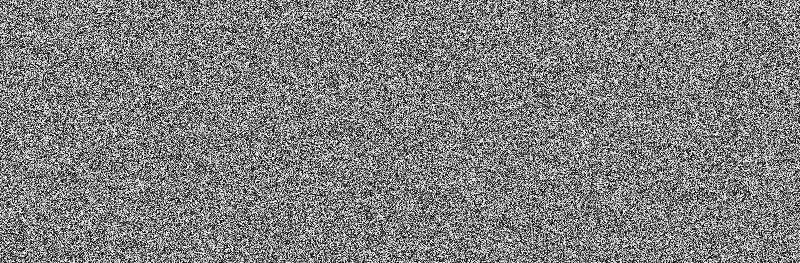
#> input picture DIP/exp6/Images/Fig1130(a)(uniform_noise).tif, 800 x 263 px
$ jupyter execute exp6.ipynb   (shell and % lines are left out)
#> lines starting #> are read from the running program, lines starting #| are printed output that depends on the picture; long printed decimals are rounded
[cell 1]
import cv2
import numpy as np
import matplotlib.pyplot as plt
import math
import seaborn as sns
import os
sns.set_style("white") # seaborn 有五个主题可以设置 white是其中的一个

[cell 2]
img_path = 'Images/Fig1130(a)(uniform_noise).tif'
img = cv2.imread(img_path)
#> img is the input picture: shape (263, 800, 3); min 0, max 255, mean 127.5
img = cv2.cvtColor(img,cv2.COLOR_BGR2GRAY)
#> img: shape (263, 800)
# img = image/np.max(image) 看情况要不要归一化
plt.imshow(img,cmap = 'gray')

# 其实可以根据李沐书里那些，直接把display的部分封装一下

[cell 3]
def get_Q(img):
    Q = np.zeros([256,256])
    m,n = img.shape
#> m = 263; n = 800
    for i in range(m):
        for j in range(n):
            if j == n-1:
                continue
            left = img[i,j]
            right = img[i,j+1]
            Q[left,right] += 1
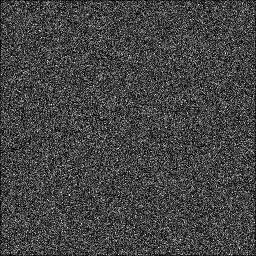
#> Q: shape (256, 256) float64; min 0, max 12, mean 3.21; drawn with min black and max white
    return Q

[cell 4]
Q1 = get_Q(img)
plt.imshow(Q1,cmap = 'gray')

[cell 5]
# 直接遍历这个文件夹下的所有文件
path = 'Images/'
fnames = os.listdir('./Images')
plt.figure(figsize = (12,12))
Qs = []

for i,fname in enumerate(fnames):
    size = len(fnames)
    fpath = path+fname
    img = cv2.imread(fpath)
    img = cv2.cvtColor(img,cv2.COLOR_BGR2GRAY)
    plt.subplot(1,size,i+1)
    Q = get_Q(img)
    Qs.append(Q)
    X = np.where(Q>=15,255,Q/255)
    plt.imshow(X,cmap = 'gray')
    plt.title(fpath)
#> pass 2 of the loop `for i,fname in enumerate(fnames):`:
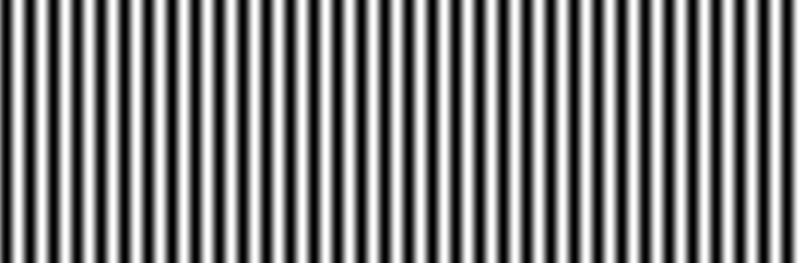
#> input picture DIP/exp6/Images/Fig1130(b)(sinusoidal).tif, 800 x 263 px
#> img is the input picture: shape (263, 800, 3); min 0, max 255, mean 127
#> after the loop in get_Q (call 3), `for i in range(m):`:
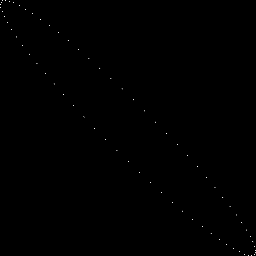
#> Q: shape (256, 256) float64; min 0, max 3156, mean 3.2; drawn with min black and max white
#> X: shape (256, 256) float64; 0.15% white in thin lines or dots
#> pass 3 of the loop `for i,fname in enumerate(fnames):`:
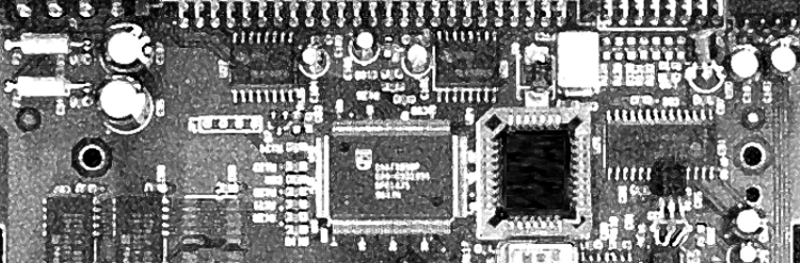
#> input picture DIP/exp6/Images/Fig1130(c)(cktboard_section).tif, 800 x 263 px
#> img is the input picture: shape (263, 800, 3); min 0, max 255, mean 123.7
#> after the loop in get_Q (call 4), `for i in range(m):`:
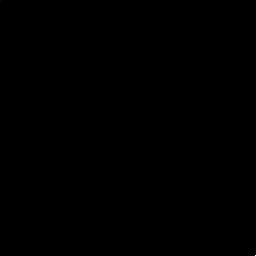
#> Q: shape (256, 256) float64; min 0, max 12386, mean 3.2; drawn with min black and max white
#> `X = np.where(Q>=15,255,Q/255)`:
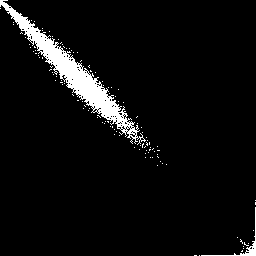
#> X: shape (256, 256) float64; min 0, max 255, mean 13.2
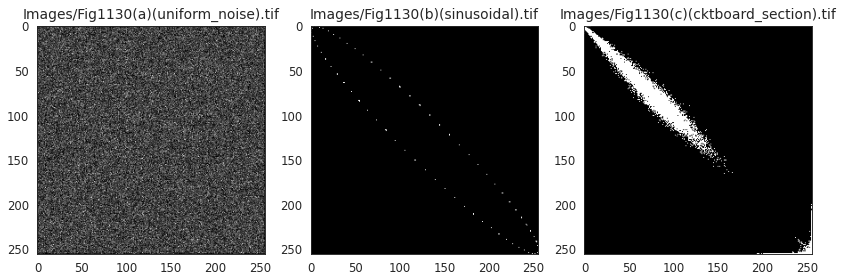
#> figure drawn by matplotlib, 3 panels

[cell 6]
Q3= Qs[2]
X = np.where(Q3>=15,255,Q3/255)
plt.imshow(X,cmap = 'gray')

[cell 7]
def get_msz(Q):
    m,n = Q.shape
#> m = 256; n = 256
    Q21 = Q/np.sum(Q)
    p_max= np.max(Q21)
#> p_max = 5.71e-05
    rel = 0
    cont = 0
    unif = 0
    homo = 0
    s = 0

    mr = 0
    mc = 0
    for i in range(m):
        for j in range(n):
            mr += i*Q21[i,j]
            mc += j*Q21[i,j]
#> after the loop, mc = 127.5; mr = 127.5
    sigmar = 0
    sigmac = 0
    for i in range(m):
        for j in range(n):
            sigmar += (i-mr)**2*Q21[i,j]
            sigmac += (j-mc)**2*Q21[i,j]
#> after the loop, sigmac = 5416.2; sigmar = 5417
    sigmar = sigmar ** 0.5
#> sigmar = 73.6
    sigmac = sigmac ** 0.5
#> sigmac = 73.59

    for i in range(m):
        for j in range(n):
            rel += (i-mr)*(j-mc)*Q21[i,j]/(sigmar*sigmac)
            cont += (i-j)**2*Q21[i,j]
            unif += Q21[i,j]**2
            homo += Q21[i,j]/(1+np.abs(i-j))
            if Q21[i,j] != 0:
                s  += Q21[i,j] * np.log2(Q21[i,j])
#> after the loop, cont = 10838.3; homo = 0.0366; rel = -0.000473; s = -15.75; unif = 2.01e-05

    msz = [p_max,rel,cont,unif,homo,-s]
#> msz = [5.71e-05, -0.000473, 10838.3, 2.01e-05, 0.0366, 15.75]
    return msz

[cell 8]
msz1 = get_msz(Qs[0])
#> msz1 has the same summary as msz in get_msz
print(msz1)
#| [5.710560253548875e-05, -0.0004732, 10838.312, 2.009384179595245e-05, 0.03661, 15.752]
msz2  = get_msz(Qs[2])
#> in get_msz (call 2), `Q21 = Q/np.sum(Q)`:
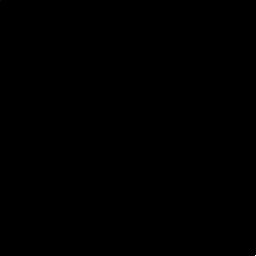
#> Q21: shape (256, 256) float64; min 0, max 0.0589, mean 1.53e-05; drawn with min black and max white
#> in get_msz (call 2), `p_max= np.max(Q21)`: p_max = 0.0589
#> after the loop in get_msz (call 2), `for i in range(m):`: mc = 123.8; mr = 123.7
#> after the loop in get_msz (call 2), `for i in range(m):`: sigmac = 5454.1; sigmar = 5452.9
#> in get_msz (call 2), `sigmar = sigmar ** 0.5`: sigmar = 73.84
#> in get_msz (call 2), `sigmac = sigmac ** 0.5`: sigmac = 73.85
#> after the loop in get_msz (call 2), `for i in range(m):`: cont = 1044.1; homo = 0.2; rel = 0.904; s = -13.63; unif = 0.0036
#> in get_msz (call 2), `msz = [p_max,rel,cont,unif,homo,-s]`: msz = [0.0589, 0.904, 1044.1, 0.0036, 0.2, 13.63]
#> msz2 = [0.0589, 0.904, 1044.1, 0.0036, 0.2, 13.63]
print(msz2)
#| [0.05894, 0.9043, 1044.075, 0.003595, 0.2005, 13.631]
msz3  = get_msz(Qs[1])
#> msz3 = [0.015, 0.965, 569.9, 0.0123, 0.0824, 6.43]
print(msz3)
#| [0.01502, 0.965, 569.874, 0.01235, 0.08236, 6.429]
